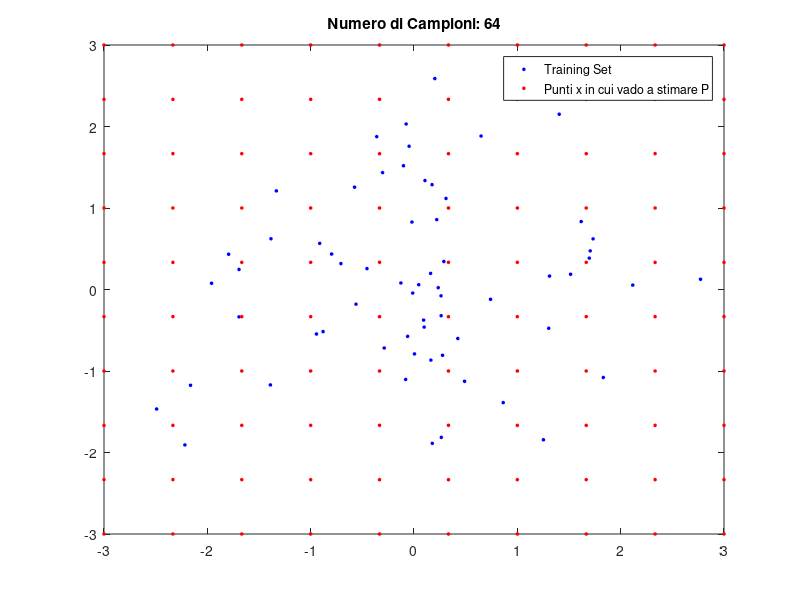

This figure's MATLAB source: (Note: this script raises an error after producing the figure.)
% KNN_2D_2.m
%
% Simulazione Algoritmo Knn con Kn=1 (Metodod del Punto + Vicino)per la 
% Stima di una Distribuzione Gaussiana 2-D N(0,1)
%
% Idea:
% 
%       1) Estraggo n=64 campioni da una Distribuzione Normale N(0,1)
%
%       2) Eseguo l' algoritmo K-NN con kn=1 per stimare N
%
%       3) Visualizzo i risultati.
%
% 
clc;clear;close all

    n=64;
    kn=1;

    %Estraggo i campioni da una distribuzione Normale N(0,1)
    TrainingSet=randn(2,n)
    
    %Genero la Griglia in vado a Stimare la Normale
    [x y]=meshgrid(linspace(-3,3,10));
    [r c]=size(x);
    
    figure;
    plot(TrainingSet(1,:),TrainingSet(2,:),'ob','MarkerSize',2,'MarkerFaceColor','b');
    hold on;    
    plot(x(:),y(:),'or','MarkerSize',2,'MarkerFaceColor','r')
    legend('Training Set','Punti x in cui vado a stimare P')
    title(['Numero di Campioni: ' num2str(n)])
    
    %Per ogni (x,y) in TestSet  calcolo la distanza dai vettori del training
    %Set (n)
    Distanza=zeros(r,c,n);
    for i=1:r
        for j=1:c
            %calcolo la distanza del punto (x(i);y(j)) dagli n vettori del training Set
            for k=1:n
                Distanza(i,j,k)=norm([x(i,j);y(i,j)]-TrainingSet(:,k),2);
            end
       end
    end
    
    %Ordina le righe di Distanza in modo crescente: 
    %   - I contiene gli indici
    %   - D contiene la Matrice delle Distanze Oridnate
    [D,I]=sort(Distanza,3);

    %Per ogni (x,y) in TestSet calcolo il Volume contente k-vicini 
    V=zeros(r,c);
    for i=1:r
        for j=1:c
             % D(i,j,kn) specifica il Raggio della Circonferenza di cui calcolo l' Area          
             V(i,j)=(pi)*D(i,j,kn)^2; % calcola il volume in funzione dei k vicini
             
             %Disegno i cerchi
             DisegnaCirconferenza([x(i,j);y(i,j)],D(i,j,kn),20,1);

        end  
            end

    axis equal;

    figure;
    P=zeros(r,c);
    P=kn./(n.*V);
    surf(x,y,P)
    hold on;
    
    pause;
    close all;